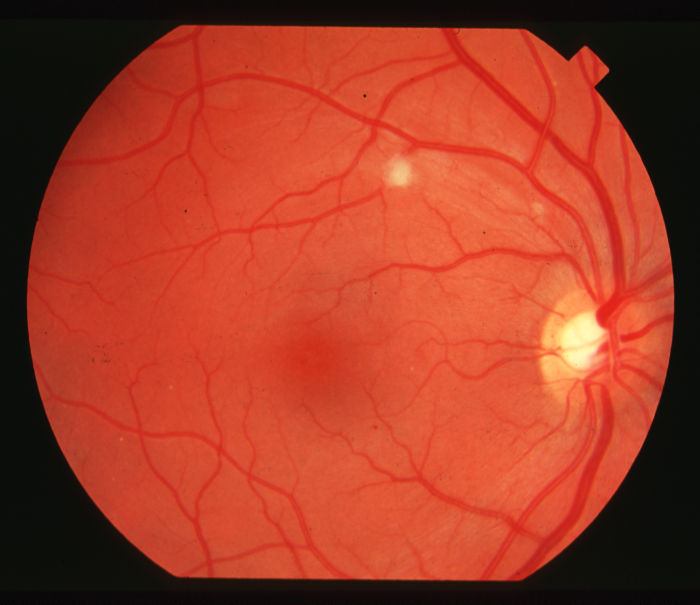
#> input picture Assignment 2/dataset for question 2/Eye/im0001.ppm, 700 x 605 px; its folder holds only this picture in this run
$ jupyter execute 'IP Assignment 2.ipynb'   (older library calls are emulated)
#> lines starting #> are read from the running program, lines starting #| are printed output that depends on the picture; after the words box and inside, x2 and y2 are one past the last pixel; in counts of white or black regions, pixels touching at a corner belong together
## **Name : Debprasad Kundu**
## **Roll No. : CS2102**

## **Question 1**

[cell 1]
import numpy as np
import matplotlib.pyplot as plt
import random

[cell 2]
arr = np.zeros((10, 10), dtype = np.float64)
arr[0] = arr[8] = arr[9] = 0
for i in range(1, 7):
  arr[0][i] = 1
  arr[1][i] = 1
for i in range(2, 7):
  arr[2][i] = 1
  arr[3][i] = 1
  arr[4][i] = 1
for i in range (5, 8):
  arr[6][i] = 1
for i in range(2, 8):
  arr[7][i] = 1
  arr[8][i] = 1
  arr[9][i] = 1
print(arr)

[cell 3]
fig = plt.figure(figsize=(10, 10))
rows = 1
columns = 2
fig.add_subplot(rows, columns, 1)
plt.imshow(arr, cmap = 'gray')
# plt.axis('off')
plt.title("Original Image\n")
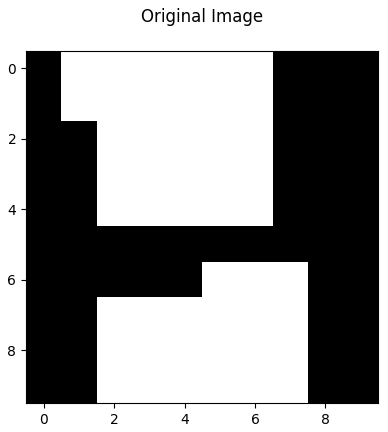
#> figure drawn by matplotlib, 1 panel

**Connected Component Labelling in binary images (Assume 4-connectivity)**:
```
r: top neighbor of pixel p
t: left neighbor of pixel p
m: no. of rows
n: no. of columns
Algorithm connected_component_labelling():
{
for j in range(n):
  if arr[0][j]==1:
    if arr[0][j - 1] == 1:
      label_mat[0][j] = label_mat[0][j - 1]
    else:
      label = label + 1
      label_mat[0][j] = label

for i in range(1, m):
  if arr[i][0] == 1:
    if arr[i - 1][0] == 1:
      label_mat[i][0] = label_mat[i - 1][0]
    else:
      label = label + 1
      label_mat[i][0] = label
for i := 1 to m do
    for j :=1 to n do
    if intensity(p) = 1 and (intensity(r) = intensity(t) = 0) then:
         Assign a new label to pixel p
    if intensity(p) = 1 and only one of its two neighbors are 1 then:
        Assign the label of the neighbor with an intensity of 1 to pixel p
    if intensity(p) = 1 and (intensity(r) = intensity(t) = 1) then:
             if (label(r) = label(t)) then:
                  set label of pixel p to the label(t)
             else:
                assign any one of the two labels to pixel p and mark both the  labels equivalent
}
```

[cell 4]
# Algorithm
label = 0  # Variable to assign labels
equi_pairs=[] # List of equivalent label pairs
label_mat = np.zeros(arr.shape, dtype = int) # 2D matrix to store labels corresponding to the (i,j)th pixel in arr
for j in range(arr.shape[1]):
  if arr[0][j]==1:
    if arr[0][j - 1] == 1:
      label_mat[0][j] = label_mat[0][j - 1]
    else:
      label = label + 1
      label_mat[0][j] = label

for i in range(1, arr.shape[0]):
  if arr[i][0] == 1:
    if arr[i - 1][0] == 1:
      label_mat[i][0] = label_mat[i - 1][0]
    else:
      label = label + 1
      label_mat[i][0] = label

for i in range(1, arr.shape[0]):
  for j in range(1, arr.shape[1]):
    if arr[i][j] == 1 and arr[i-1][j] == 0 and arr[i][j-1] == 0: #If top and left pixel of (i,j) is 0
      label = label + 1
      label_mat[i][j] = label     # Assign a new label to (i,j)

    if (arr[i][j] == 1 and arr[i-1][j] == 1 and arr[i][j-1] == 0) or \
        (arr[i][j] == 1 and arr[i-1][j] == 0 and arr[i][j-1] == 1): #If either of the top and right pixel of (i,j) is 1
      if arr[i-1][j] == 1:
        label_mat[i][j] = label_mat[i-1][j]
      else:
        label_mat[i][j] = label_mat[i][j-1]

    if arr[i][j] == 1 and arr[i-1][j] == 1 and arr[i][j-1] == 1: #If both top and right pixel of (i,j) is 1
      if label_mat[i-1][j] == label_mat[i][j-1]: # If both top and right pixels have the same label
        label_mat[i][j] = label_mat[i][j-1]
      else:
        label_mat[i][j] = label_mat[i][j-1]
        x = label_mat[i-1][j]
        y = label_mat[i][j-1]
        equi_pairs.append((x,y))

print(equi_pairs)
print(label_mat)

[cell 5]
plt.imshow(label_mat,cmap="gray")
plt.show()
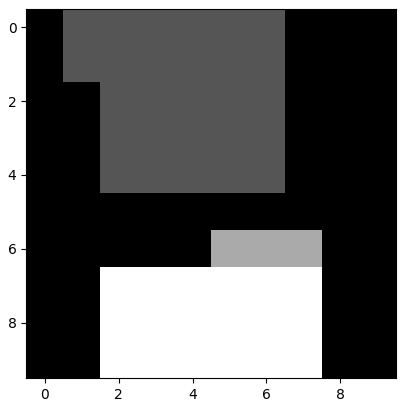
#> figure drawn by matplotlib, 1 panel

[cell 6]
equiv_classes=[] # To store equivalent labels
if len(equi_pairs) != 0:
  item = equi_pairs[0]
  class1 = list(item)
  equiv_classes.append(class1)
  print(equiv_classes)
  for i in range(1,len(equi_pairs)):
    item = equi_pairs[i]
    flag = 0
    for j in range(len(equiv_classes)):
      k = equiv_classes[j]
      if(item[0] not in k) and (item[1] in k):
        equiv_classes[j].append(item[0])
        flag = 1
        break
      if(item[0] in k) and (item[1] not in k):
        equiv_classes[j].append(item[1])
        flag = 1
        break
    if flag==0:
      equiv_classes.append(list(item))
print(equiv_classes)
# Creating final labelled component matrix
for i in  range(label_mat.shape[0]):
  for j in range(label_mat.shape[1]):
    for k in equiv_classes:
      if label_mat[i][j] in k:
        label_mat[i][j] = k[0]

print(label_mat)

[cell 7]
plt.imshow(label_mat,cmap="gray")
plt.show()
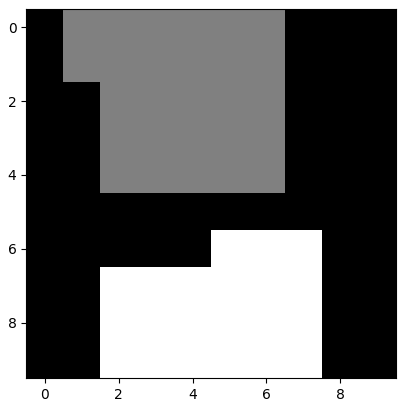
#> figure drawn by matplotlib, 1 panel

**Find perimeter of each connected component**

Here I consider every small box has perimeter 4 i.e, two connected box has total perimeter 6 (2+1+2+1 = 6)
```
Initialize a list parimeter with length is max level of label_mat matrix and every element as 0

for j in range(label_mat.shape[1]):
  if label_mat[0][j] != 0:
    if label_mat[0][j - 1] == label_mat[0][j]:
      perimeter[label_mat[0][j] - 1] += 2
    else:
      perimeter[label_mat[0][j] - 1] += 4

for i in range(1, label_mat.shape[0]):
  if label_mat[i][0] != 0:
    if label_mat[i - 1][0] == label_mat[i][0]:
      perimeter[label_mat[i][0] - 1] += 2
    else:
      perimeter[label_mat[i][0] - 1] += 4

for i in range(1, label_mat.shape[0]):
  for j in range(1, label_mat.shape[1]):
    p = label_mat[i][j]
    if p != 0 and label_mat[i-1][j] != p and label_mat[i][j-1] != p: #If top and left pixel of (i,j) is 0
      perimeter[p - 1] += 4

    if (p != 0 and label_mat[i-1][j] == p and label_mat[i][j-1] != p) or \
        (p != 0 and label_mat[i-1][j] != p and label_mat[i][j-1] == p): #If either of the top and right pixel of (i,j) is 1
      perimeter[p - 1] += 2

    if p != 0 and label_mat[i-1][j] == p and label_mat[i][j-1] == p: #If both top and right pixel of (i,j) is 1
      perimeter[p - 1] += 0
```

[cell 8]
m = np.max(label_mat)
perimeter = [0]*m
label = 1  # Variable to assign labels
for j in range(label_mat.shape[1]):
  if label_mat[0][j] != 0:
    if label_mat[0][j - 1] == label_mat[0][j]:
      perimeter[label_mat[0][j] - 1] += 2
    else:
      perimeter[label_mat[0][j] - 1] += 4

for i in range(1, label_mat.shape[0]):
  if label_mat[i][0] != 0:
    if label_mat[i - 1][0] == label_mat[i][0]:
      perimeter[label_mat[i][0] - 1] += 2
    else:
      perimeter[label_mat[i][0] - 1] += 4

for i in range(1, label_mat.shape[0]):
  for j in range(1, label_mat.shape[1]):
    p = label_mat[i][j]
    if p != 0 and label_mat[i-1][j] != p and label_mat[i][j-1] != p: #If top and left pixel of (i,j) is 0
      perimeter[p - 1] += 4

    if (p != 0 and label_mat[i-1][j] == p and label_mat[i][j-1] != p) or \
        (p != 0 and label_mat[i-1][j] != p and label_mat[i][j-1] == p): #If either of the top and right pixel of (i,j) is 1
      perimeter[p - 1] += 2

    if p != 0 and label_mat[i-1][j] == p and label_mat[i][j-1] == p: #If both top and right pixel of (i,j) is 1
      perimeter[p - 1] += 0

[cell 9]
print("Perimeter of connected components are")
for i in perimeter:
  print(i, end=', ')

## **Question 2**
**Group Members : Debprasad Kundu(CS2102), Kuntal Pramanick(CS2105), Pradip Das(CS2115)**

[cell 10]
import numpy as np
import cv2
import matplotlib.pyplot as plt
import glob

[cell 11]
from google.colab import drive
drive.mount('/content/drive')

[cell 12]
img = [cv2.imread(file, cv2.IMREAD_GRAYSCALE) for file in glob.glob('/content/drive/MyDrive/Colab Notebooks/Eye/**/*.ppm',recursive=True)]
#> img = 1 item

[cell 13]
fig = plt.figure(figsize=(70,40))
rows = 3
columns = 5
for i in range(len(img)):
    fig.add_subplot(rows, columns, i+1)
    plt.imshow(img[i], cmap='gray')
    plt.axis('off')
#> this loop made 1 pass
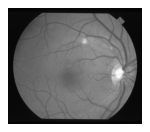
#> figure drawn by matplotlib, 1 panel

**Algorithm**
```
img := array of images
gaussian_blur := array of gaussian bluring of each images
laplacian := array of sharpen images using Laplacian kernel
Thr := array of binary mask images
m := length of array img
Algo()
{
  for i = 1 to m do
    gaussian_blur.append(GaussianBlur(img[i]))    // Bluring with 9*9 Gaussian kernel
  for i = 1 to m do
    diff.append(img[i] - gaussian_blur[i])
  print each image in diff   // image of extracted blood vessels.
  for i = 1 to m do
    laplacian.append(Laplacian(img[i]))   // Convolution of 9*9 Gaussian kernel and img[i]
  print each image in laplacian   // Sharp image of blood vessels.
  for i :=1 to m do
    ln.append(Normalize(laplacian[i]))    //Normalize images
  for k :=1 to m do
    arr_thres := [255 if ln[k][i,j]>0.75 or 0 otherwise]
    Thr.append(arr_thres)
  peint each image in laplacian   // Binary mask images  blood vessels.
}
```

[cell 14]
gaussian_blur = []
for i in range(len(img)):
    gaussian_blur.append(cv2.GaussianBlur(src=img[i], ksize=(9,9),sigmaX=24, sigmaY=24))
#> after the loop, gaussian_blur = 1 item

[cell 15]
fig1 = plt.figure(figsize=(70,40))
rows = 3
columns = 5
for i in range(len(gaussian_blur)):
    fig1.add_subplot(rows, columns, i+1)
    plt.imshow(gaussian_blur[i], cmap='gray')
    plt.axis('off')

[cell 16]
diff = []
for i in range(len(img)):
    diff.append(img[i] - gaussian_blur[i])
#> after the loop, diff = 1 item

[cell 17]
fig2 = plt.figure(figsize=(70,40))
rows = 3
columns = 5
for i in range(len(diff)):
    fig2.add_subplot(rows, columns, i+1)
    plt.imshow(diff[i], cmap='gray')
    plt.axis('off')
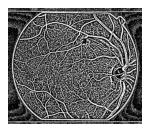
#> figure drawn by matplotlib, 1 panel

[cell 18]
laplacian = []
for i in range(len(img)):
    laplacian.append(cv2.Laplacian(img[i],cv2.CV_16S, ksize=9))
#> after the loop, laplacian = 1 item

[cell 19]
fig2 = plt.figure(figsize=(70,40))
rows = 3
columns = 5
for i in range(len(laplacian)):
    fig2.add_subplot(rows, columns, i+1)
    plt.imshow(laplacian[i], cmap='gray')
    plt.axis('off')
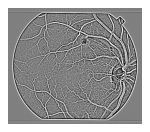
#> figure drawn by matplotlib, 1 panel

[cell 20]
ln = []
for i in range(len(laplacian)):
    ln.append(cv2.normalize(laplacian[i],None, alpha=0, beta=1, norm_type=cv2.NORM_MINMAX, dtype=cv2.CV_32F))
#> after the loop, ln = 1 item

[cell 21]
Thr = []
for i in range(len(ln)):
    arr_thres = np.zeros(ln[i].shape)
    arr_thres = ((ln[i] > .75).astype(np.uint8))*255
    Thr.append(arr_thres)
#> this loop made 1 pass
#> pass 1, `arr_thres = ((ln[i] > .75).astype(np.uint8))*255`:
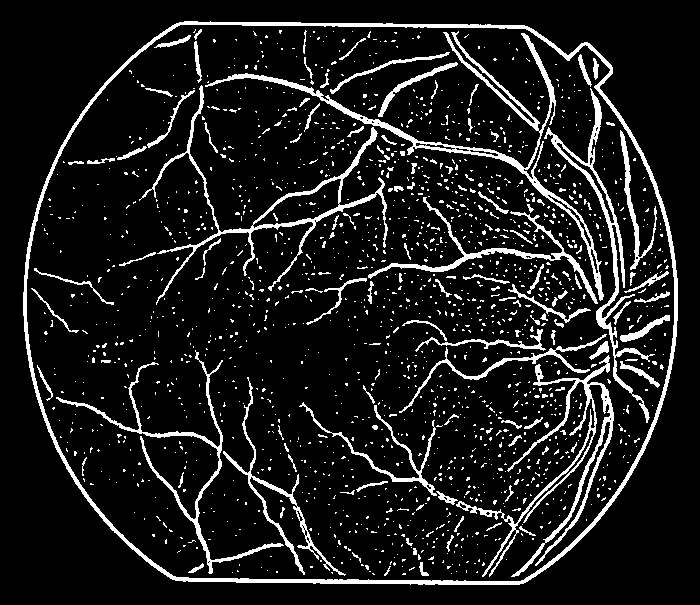
#> arr_thres: shape (605, 700); 10.6% white; 1670 white regions (1541 under 20 px), largest, box (x1, y1, x2, y2) and area: (23, 21, 678, 585) 8015, (205, 31, 604, 301) 4271, (456, 355, 614, 577) 3732
#> after the loop, Thr = 1 item

[cell 22]
fig3 = plt.figure(figsize=(70,40))
rows = 3
columns = 5
for i in range(len(Thr)):
    fig3.add_subplot(rows, columns, i+1)
    plt.imshow(Thr[i], cmap='gray')
    plt.axis('off')

$ run again, on Assignment 2/dataset for question 2/Eye/im0010.ppm
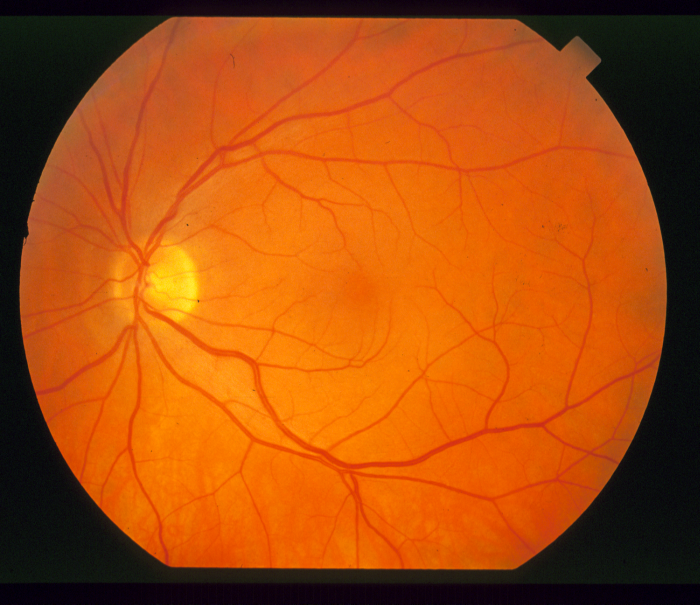
#> input picture Assignment 2/dataset for question 2/Eye/im0010.ppm, 700 x 605 px
#> img = 1 item
#> the loop `for i in range(len(img)):` made 1 pass
#> the loop `for i in range(len(gaussian_blur)):` made 1 pass
#> the loop `for i in range(len(diff)):` made 1 pass
#> the loop `for i in range(len(laplacian)):` made 1 pass
#> `[cell 19] fig2 = plt.figure(figsize=(70,40)) rows = 3 columns = 5 for ..`:
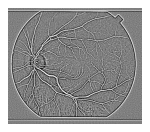
#> figure drawn by matplotlib, 1 panel
#> the loop `for i in range(len(ln)):` made 1 pass
#> pass 1, `arr_thres = ((ln[i] > .75).astype(np.uint8))*255`:
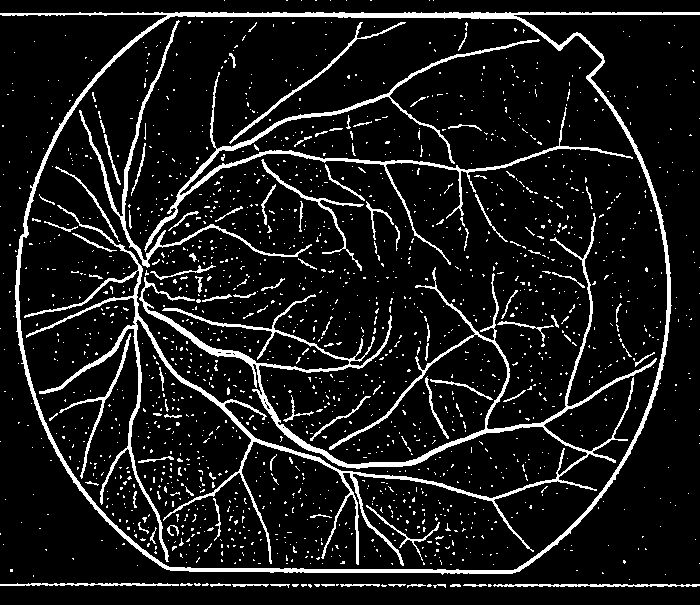
#> arr_thres: shape (605, 700); 10.2% white; 1736 white regions (1635 under 20 px), largest, box (x1, y1, x2, y2) and area: (24, 205, 657, 566) 13310, (0, 12, 700, 575) 9424, (144, 39, 633, 265) 4177
#> the loop `for i in range(len(Thr)):` made 1 pass

$ run again, on Assignment 2/dataset for question 2/Eye/im0011.ppm
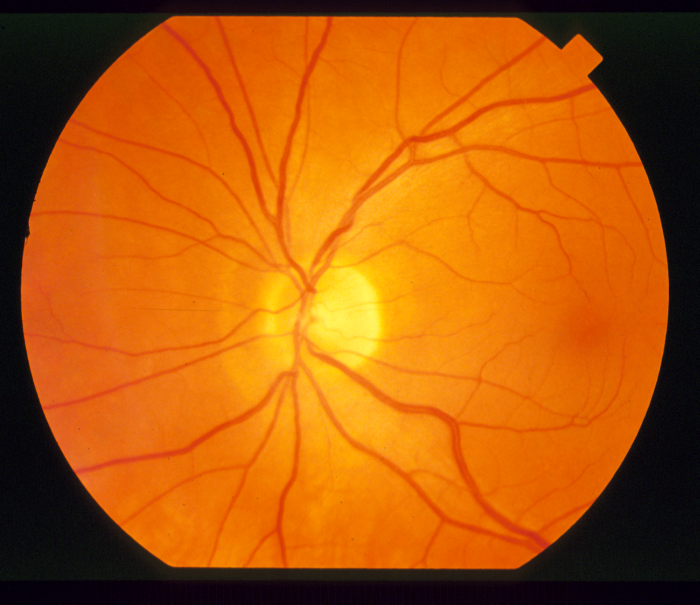
#> input picture Assignment 2/dataset for question 2/Eye/im0011.ppm, 700 x 605 px
#> img = 1 item
#> the loop `for i in range(len(img)):` made 1 pass
#> the loop `for i in range(len(gaussian_blur)):` made 1 pass
#> the loop `for i in range(len(diff)):` made 1 pass
#> the loop `for i in range(len(laplacian)):` made 1 pass
#> `[cell 19] fig2 = plt.figure(figsize=(70,40)) rows = 3 columns = 5 for ..`:
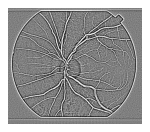
#> figure drawn by matplotlib, 1 panel
#> the loop `for i in range(len(ln)):` made 1 pass
#> pass 1, `arr_thres = ((ln[i] > .75).astype(np.uint8))*255`:
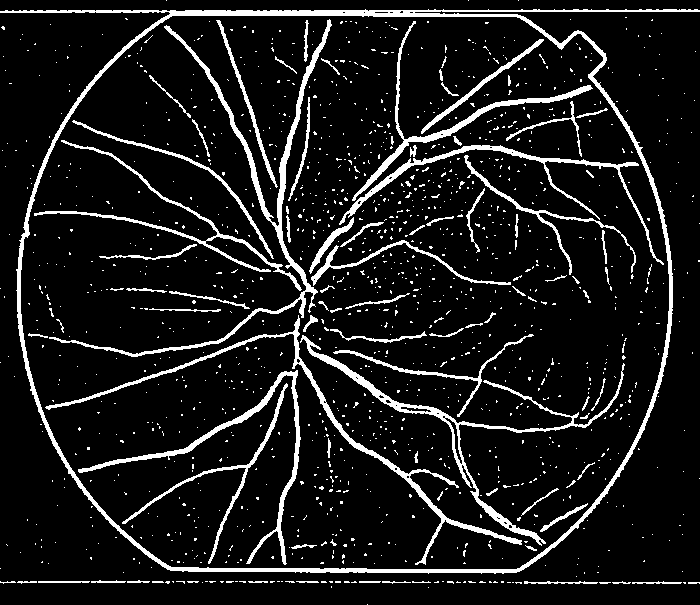
#> arr_thres: shape (605, 700); 10.1% white; 1320 white regions (1229 under 20 px), largest, box (x1, y1, x2, y2) and area: (0, 9, 700, 574) 9954, (49, 19, 332, 357) 3607, (300, 335, 625, 546) 2990
#> the loop `for i in range(len(Thr)):` made 1 pass

$ run again, on Assignment 2/dataset for question 2/Eye/im0015.ppm
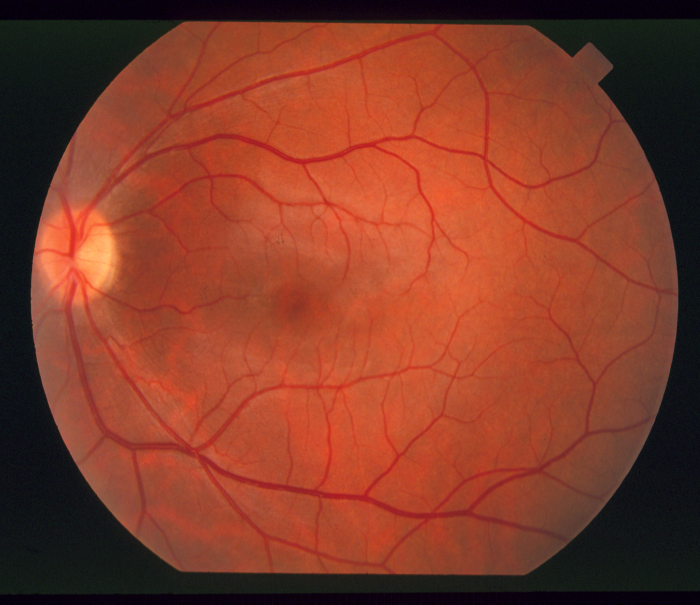
#> input picture Assignment 2/dataset for question 2/Eye/im0015.ppm, 700 x 605 px
#> img = 1 item
#> the loop `for i in range(len(img)):` made 1 pass
#> the loop `for i in range(len(gaussian_blur)):` made 1 pass
#> the loop `for i in range(len(diff)):` made 1 pass
#> the loop `for i in range(len(laplacian)):` made 1 pass
#> the loop `for i in range(len(ln)):` made 1 pass
#> pass 1, `arr_thres = ((ln[i] > .75).astype(np.uint8))*255`:
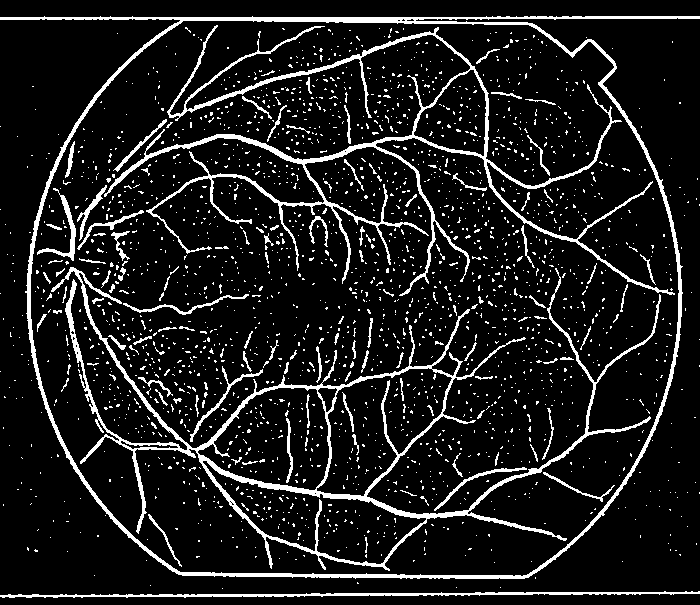
#> arr_thres: shape (605, 700); 10.9% white; 2200 white regions (2087 under 20 px), largest, box (x1, y1, x2, y2) and area: (51, 267, 661, 571) 10187, (0, 16, 700, 579) 9217, (104, 25, 675, 296) 9126
#> the loop `for i in range(len(Thr)):` made 1 pass
